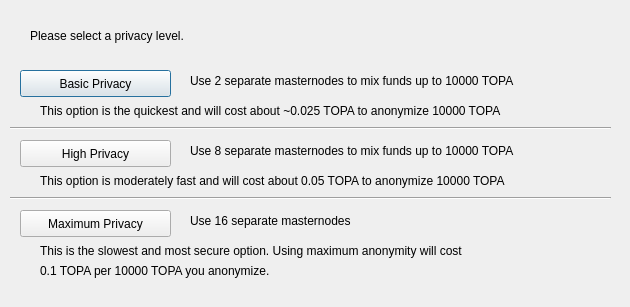
<?xml version="1.0" encoding="UTF-8"?>
<ui version="4.0">
 <class>ObfuscationConfig</class>
 <widget class="QDialog" name="ObfuscationConfig">
  <property name="geometry">
   <rect>
    <x>0</x>
    <y>0</y>
    <width>630</width>
    <height>307</height>
   </rect>
  </property>
  <property name="windowTitle">
   <string>Configure Obfuscation</string>
  </property>
  <widget class="QPushButton" name="buttonBasic">
   <property name="geometry">
    <rect>
     <x>20</x>
     <y>70</y>
     <width>151</width>
     <height>27</height>
    </rect>
   </property>
   <property name="text">
    <string>Basic Privacy</string>
   </property>
  </widget>
  <widget class="QPushButton" name="buttonHigh">
   <property name="geometry">
    <rect>
     <x>20</x>
     <y>140</y>
     <width>151</width>
     <height>27</height>
    </rect>
   </property>
   <property name="text">
    <string>High Privacy</string>
   </property>
  </widget>
  <widget class="QPushButton" name="buttonMax">
   <property name="geometry">
    <rect>
     <x>20</x>
     <y>210</y>
     <width>151</width>
     <height>27</height>
    </rect>
   </property>
   <property name="text">
    <string>Maximum Privacy</string>
   </property>
  </widget>
  <widget class="QLabel" name="label">
   <property name="geometry">
    <rect>
     <x>30</x>
     <y>20</y>
     <width>571</width>
     <height>31</height>
    </rect>
   </property>
   <property name="text">
    <string>Please select a privacy level.</string>
   </property>
  </widget>
  <widget class="QLabel" name="label_2">
   <property name="geometry">
    <rect>
     <x>190</x>
     <y>70</y>
     <width>421</width>
     <height>21</height>
    </rect>
   </property>
   <property name="text">
    <string>Use 2 separate masternodes to mix funds up to 10000 TOPA</string>
   </property>
  </widget>
  <widget class="QLabel" name="label_3">
   <property name="geometry">
    <rect>
     <x>190</x>
     <y>140</y>
     <width>411</width>
     <height>21</height>
    </rect>
   </property>
   <property name="text">
    <string>Use 8 separate masternodes to mix funds up to 10000 TOPA</string>
   </property>
  </widget>
  <widget class="QLabel" name="label_4">
   <property name="geometry">
    <rect>
     <x>190</x>
     <y>210</y>
     <width>421</width>
     <height>21</height>
    </rect>
   </property>
   <property name="text">
    <string>Use 16 separate masternodes</string>
   </property>
  </widget>
  <widget class="QLabel" name="label_6">
   <property name="geometry">
    <rect>
     <x>40</x>
     <y>100</y>
     <width>561</width>
     <height>21</height>
    </rect>
   </property>
   <property name="text">
    <string>This option is the quickest and will cost about ~0.025 TOPA to anonymize 10000 TOPA</string>
   </property>
  </widget>
  <widget class="QLabel" name="label_7">
   <property name="geometry">
    <rect>
     <x>40</x>
     <y>170</y>
     <width>561</width>
     <height>21</height>
    </rect>
   </property>
   <property name="text">
    <string>This option is moderately fast and will cost about 0.05 TOPA to anonymize 10000 TOPA</string>
   </property>
  </widget>
  <widget class="QLabel" name="label_8">
   <property name="geometry">
    <rect>
     <x>40</x>
     <y>240</y>
     <width>561</width>
     <height>21</height>
    </rect>
   </property>
   <property name="text">
    <string>This is the slowest and most secure option. Using maximum anonymity will cost</string>
   </property>
  </widget>
  <widget class="QLabel" name="label_9">
   <property name="geometry">
    <rect>
     <x>40</x>
     <y>260</y>
     <width>561</width>
     <height>21</height>
    </rect>
   </property>
   <property name="text">
    <string>0.1 TOPA per 10000 TOPA you anonymize.</string>
   </property>
  </widget>
  <widget class="Line" name="line">
   <property name="geometry">
    <rect>
     <x>10</x>
     <y>120</y>
     <width>601</width>
     <height>16</height>
    </rect>
   </property>
   <property name="orientation">
    <enum>Qt::Horizontal</enum>
   </property>
  </widget>
  <widget class="Line" name="line_2">
   <property name="geometry">
    <rect>
     <x>10</x>
     <y>190</y>
     <width>601</width>
     <height>16</height>
    </rect>
   </property>
   <property name="orientation">
    <enum>Qt::Horizontal</enum>
   </property>
  </widget>
 </widget>
 <resources/>
 <connections/>
</ui>
